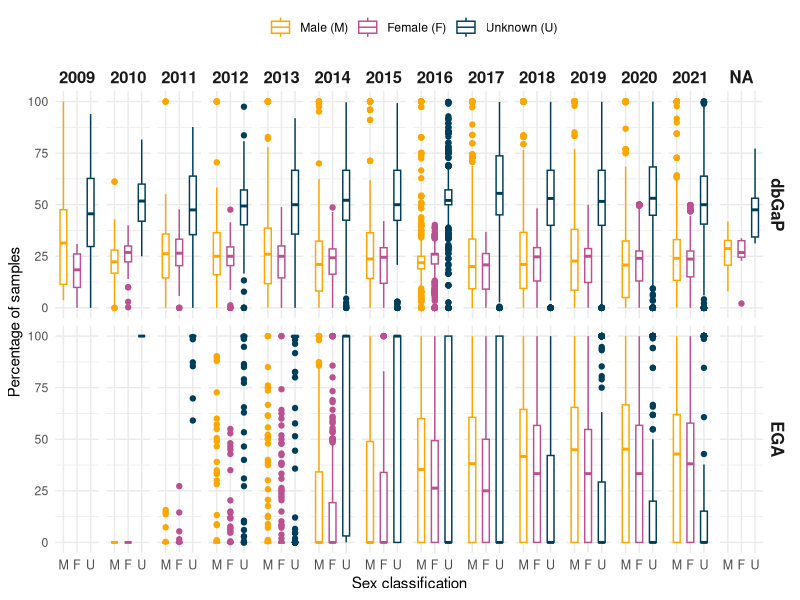
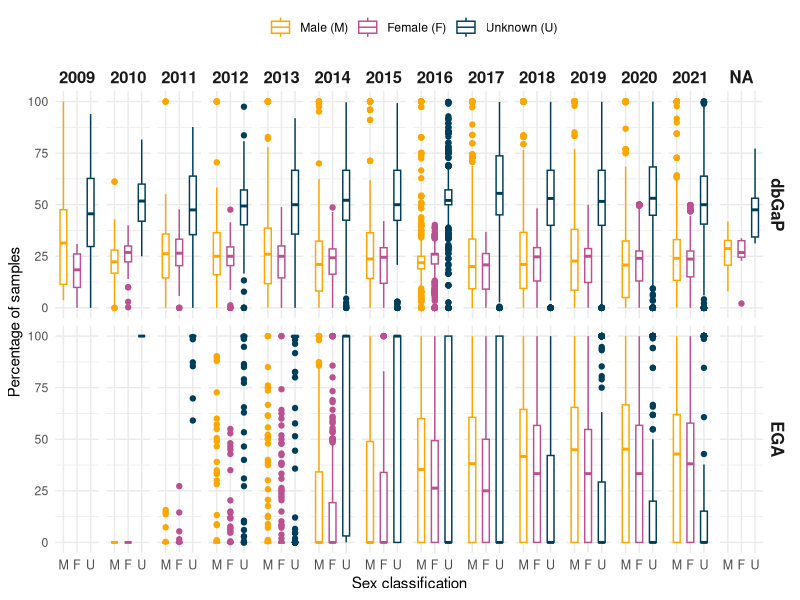

Recreate these plots in R, in order.
#########################################
library(data.table)
library(reshape2)
library(ggplot2)
library(stringr)
library(lubridate)

ega = fread("../ega/all_EGA_samples.txt")
ega$total_all = length(unique(ega$ega_stable_id))
ega$year = str_split_fixed(ega$date_study, '-', 2)[,1]
colnames(ega)[1] = "dataset_id"
#d2 = melt(d,id.vars = c("ega_stable_id", "repository", "to_char", "total"))
dbgap = fread("../dbpgap/summary_fourth.csv")
dbgap$total = dbgap$male +  dbgap$female +  dbgap$unknown
dbgap$repository="dbGaP"
dbgap$total_all = length(unique(dbgap$dataset_id))
dbgap$date = parse_date_time(dbgap$date, orders = c('mdy', 'dmy','ymd', "%d %m &y %H:%M:%S %Y"))
dbgap$year =str_split_fixed(dbgap$date, '-', 2)[,1]

ega_dbgap = rbind(ega,dbgap, fill = T)

ega_dbgap


library(reshape2)
ega_dbgap_m = melt(ega_dbgap[,c(1:5,7:9)],
                   id.vars = c("dataset_id", "repository", "year", "total", "total_all"))

library(dplyr)
ega_dbgap_m_percent = ega_dbgap_m %>% 
  mutate(value_percent = (value / total) * 100)

library(ggplot2)
bp = ggplot(subset(ega_dbgap_m_percent, !year %in% c("",1980)),
            aes(x = variable, y = value_percent , color = variable))+
 # geom_dotplot()+
  #geom_violin()+
  geom_boxplot(width=0.5)+
  facet_grid(repository~year)+
  ylab("Percentage of samples")+
  scale_color_manual(values = c("#ffa600", "#bc5090","#003f5c"),
                     labels = c("Male (M)", "Female (F)", "Unknown (U)"),
                     name ="")+
  xlab("Sex classification")+
  scale_x_discrete(labels= c("M", "F", "U"))+
  theme_minimal()+
  theme(legend.position="top",
        strip.text = element_text(size = 12, face = "bold"),
        axis.text.x = element_text(size = 9))

bp


png('../figures/figure4.png',
    width = 3000, height = 1000, res = 250)
bp
dev.off()
